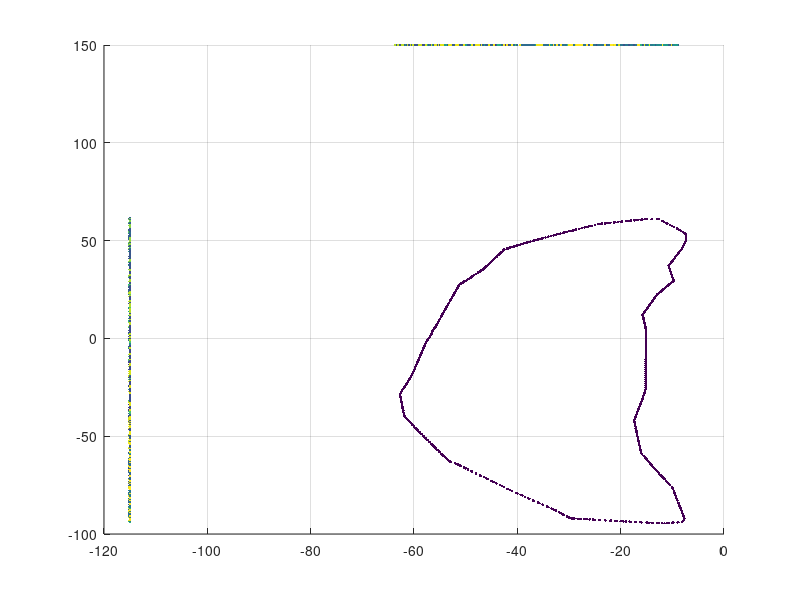

Reproduce this figure in MATLAB. (Note: this script raises an error after producing the figure.)
% This script plots a 3D scatter plot of singularities
% but it projectcs the points to the 3 orthogonal planes


% Load some graphics accesories
load('convex_hull_lh_513parc_projections.mat')

figure_handle = figure;
ax = subplot(1,1,1);
hold(ax, 'on')

% Initialise indices and more
tt = 1;
xcoord = -115;
ycoord =  150;
zcoord = -55;


% Plot projection of surfaces
sxy = xy_boundary;
szy = zy_boundary(2);
szx = zx_boundary(2);

xdim = 1;
ydim = 2;
zdim = 3;

% Push them toward one plane
sxy.vertices(:, zdim) = zcoord;
szy.vertices(:, xdim) = xcoord;
szx.vertices(:, ydim) = ycoord;

scaling_factor = 1;
trisurf(sxy.faces, scaling_factor*sxy.vertices(:,xdim), ...
                   scaling_factor*sxy.vertices(:,ydim), ...
                   scaling_factor*sxy.vertices(:,zdim),...
                       'EdgeColor', 'k', 'FaceColor', 'k', 'marker', '.');


trisurf(szy.faces, scaling_factor*szy.vertices(:,xdim), ...
                   scaling_factor*szy.vertices(:,ydim), ...
                   scaling_factor*szy.vertices(:,zdim),...
                       'EdgeColor', 'k', 'FaceColor', 'k', 'marker', '.');
                   

trisurf(szx.faces, scaling_factor*szx.vertices(:,xdim), ...
                   scaling_factor*szx.vertices(:,ydim), ...
                   scaling_factor*szx.vertices(:,zdim),...
                       'EdgeColor', 'k', 'FaceColor', 'k', 'marker', '.');

                   
szy = zy_boundary(1);
szx = zx_boundary(1);
szy.vertices(:, xdim) = xcoord;
szx.vertices(:, ydim) = ycoord;

trisurf(szy.faces, scaling_factor*szy.vertices(:,xdim), ...
                   scaling_factor*szy.vertices(:,ydim), ...
                   scaling_factor*szy.vertices(:,zdim),...
                       'EdgeColor', [0.5 0.5 0.5], 'FaceColor', [0.5 0.5 0.5], 'marker', '.');
                   

trisurf(szx.faces, scaling_factor*szx.vertices(:,xdim), ...
                   scaling_factor*szx.vertices(:,ydim), ...
                   scaling_factor*szx.vertices(:,zdim),...
                       'EdgeColor', [0.5 0.5 0.5], 'FaceColor', [0.5 0.5 0.5], 'marker', '.');
                   
grid(ax, 'on')
ax.GridAlpha = 0.15;
ax.GridLineStyle = '--';

view(ax, [50, 37])
ax.XLabel.String = 'X [mm]';
ax.YLabel.String = 'Y [mm]';
ax.ZLabel.String = 'Z [mm]';



num_sing = cellfun(@length, singularity_cell);
for tt=1:length(num_sing)
    for ss=1:num_sing(tt)
     [label(tt).label(ss), color_map(tt).colormap(ss, :)] = map_str2int(singularity_cell{tt}{ss});
    
    end
end

load('convex_hull_lh_513parc.mat')
patch(ax, 'Faces', boundary_lh.faces, 'Vertices', boundary_lh.vertices, 'FaceAlpha', 0.1, 'FaceColor', [0.9 0.9 0.9], 'EdgeColor', 'k', 'EdgeAlpha', 0.1)

% Get colours                
for ii=1:length(singularity_list)
  [~, cmap(ii, :)] = map_str2int(singularity_list{ii});
end



dot_radius = 142;
alpha_value = 0.25;
this_singularity = 1;
for tt=1:999
   if ~isempty(xyz_idx(tt).xyz_idx)
       %cidx = sum(color_map(tt).colormap(:, 1:3),2); 
       %idx = find(cidx == 1);
       
       idx = find(label(tt).label == this_singularity);
       
       if ~isempty(idx)
       %p3_handle.XData = X(xyz_idx(tt).xyz_idx(idx));
       %p3_handle.YData = Y(xyz_idx(tt).xyz_idx(idx));
       %p3_handle.ZData = Z(xyz_idx(tt).xyz_idx(idx));
       %p3_handle.CData = color_map(tt).colormap(idx, 1:3);
       
       pxy_handle = scatter3(ax,  X(xyz_idx(tt).xyz_idx(idx)), ...
                                  Y(xyz_idx(tt).xyz_idx(idx)), ...
                                  zcoord*ones(length(xyz_idx(tt).xyz_idx(idx)), 1), dot_radius, color_map(tt).colormap(idx, 1:3), 'filled', ...
                          'Markerfacealpha', alpha_value);
       
       pzy_handle = scatter3(ax, xcoord*ones(length(xyz_idx(tt).xyz_idx(idx)), 1), ...
                                 Y(xyz_idx(tt).xyz_idx(idx)), ...
                                 Z(xyz_idx(tt).xyz_idx(idx)), dot_radius, color_map(tt).colormap(idx, 1:3), 'filled', ...
                          'Markerfacealpha', alpha_value);
       pzx_handle = scatter3(ax,  X(xyz_idx(tt).xyz_idx(idx)), ...
                                  ycoord*ones(length(xyz_idx(tt).xyz_idx(idx)), 1), ...
                                  Z(xyz_idx(tt).xyz_idx(idx)), dot_radius, color_map(tt).colormap(idx, 1:3), 'filled', ...
                          'Markerfacealpha', alpha_value);
       %pxyz_handle = scatter3(ax, X(xyz_idx(tt).xyz_idx(idx)), ...
       %                           Y(xyz_idx(tt).xyz_idx(idx)), ...
       %                           Z(xyz_idx(tt).xyz_idx(idx)), dot_radius, color_map(tt).colormap(idx, 1:3), 'filled', ...
       %                   'Markerfacealpha', alpha_value);

       end
   end
   %drawnow
end

% Build legend
h(this_singularity) = plot(NaN,NaN,'o', ... 
                          'markerfacecolor', cmap(this_singularity, 1:3), ...
                          'markeredgecolor', cmap(this_singularity, 1:3), ...
                          'markersize', 14);

legend(h(this_singularity), singularity_list{this_singularity})

lh = findobj(figure_handle,'Type','Legend');
lh.Location = 'northwest';
lh.EdgeColor = 'none';
